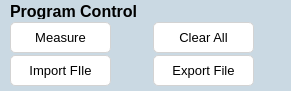
      <widget class="QFrame" name="frame_5">
       <property name="geometry">
        <rect>
         <x>4</x>
         <y>285</y>
         <width>291</width>
         <height>91</height>
        </rect>
       </property>
       <property name="autoFillBackground">
        <bool>false</bool>
       </property>
       <property name="styleSheet">
        <string notr="true">QFrame {
    background-color: #cad9e3;
    border-radius: 10px;
    border: none;
}</string>
       </property>
       <property name="frameShape">
        <enum>QFrame::Shape::Box</enum>
       </property>
       <property name="frameShadow">
        <enum>QFrame::Shadow::Raised</enum>
       </property>
       <widget class="QLabel" name="label_14">
        <property name="geometry">
         <rect>
          <x>10</x>
          <y>3</y>
          <width>131</width>
          <height>16</height>
         </rect>
        </property>
        <property name="font">
         <font>
          <pointsize>12</pointsize>
          <bold>true</bold>
         </font>
        </property>
        <property name="text">
         <string>Program Control</string>
        </property>
       </widget>
       <widget class="QPushButton" name="meansure_Btn">
        <property name="geometry">
         <rect>
          <x>10</x>
          <y>22</y>
          <width>101</width>
          <height>31</height>
         </rect>
        </property>
        <property name="font">
         <font>
          <pointsize>10</pointsize>
         </font>
        </property>
        <property name="styleSheet">
         <string notr="true">QPushButton {
    background-color: #ffffff;
    border: 1px solid lightgray;
    border-radius: 5px;
    padding: 1px;
}
QPushButton:hover {
    background-color: lightblue;
}

QPushButton:pressed {
    background-color: lightgray;
}</string>
        </property>
        <property name="text">
         <string>Measure</string>
        </property>
       </widget>
       <widget class="QPushButton" name="pushButton_6">
        <property name="geometry">
         <rect>
          <x>153</x>
          <y>22</y>
          <width>101</width>
          <height>31</height>
         </rect>
        </property>
        <property name="font">
         <font>
          <pointsize>10</pointsize>
         </font>
        </property>
        <property name="styleSheet">
         <string notr="true">QPushButton {
    background-color: #ffffff;
    border: 1px solid lightgray;
    border-radius: 5px;
    padding: 1px;
}
QPushButton:hover {
    background-color: lightblue;
}

QPushButton:pressed {
    background-color: lightgray;
}</string>
        </property>
        <property name="text">
         <string>Clear All</string>
        </property>
       </widget>
       <widget class="QPushButton" name="pushButton_7">
        <property name="geometry">
         <rect>
          <x>10</x>
          <y>55</y>
          <width>101</width>
          <height>31</height>
         </rect>
        </property>
        <property name="font">
         <font>
          <pointsize>10</pointsize>
         </font>
        </property>
        <property name="styleSheet">
         <string notr="true">QPushButton {
    background-color: #ffffff;
    border: 1px solid lightgray;
    border-radius: 5px;
    padding: 1px;
}
QPushButton:hover {
    background-color: lightblue;
}

QPushButton:pressed {
    background-color: lightgray;
}</string>
        </property>
        <property name="text">
         <string>Import FIle</string>
        </property>
       </widget>
       <widget class="QPushButton" name="pushButton_8">
        <property name="geometry">
         <rect>
          <x>153</x>
          <y>55</y>
          <width>101</width>
          <height>31</height>
         </rect>
        </property>
        <property name="font">
         <font>
          <pointsize>10</pointsize>
         </font>
        </property>
        <property name="styleSheet">
         <string notr="true">QPushButton {
    background-color: #ffffff;
    border: 1px solid lightgray;
    border-radius: 5px;
    padding: 1px;
}
QPushButton:hover {
    background-color: lightblue;
}

QPushButton:pressed {
    background-color: lightgray;
}</string>
        </property>
        <property name="text">
         <string>Export File</string>
        </property>
       </widget>
      </widget>
